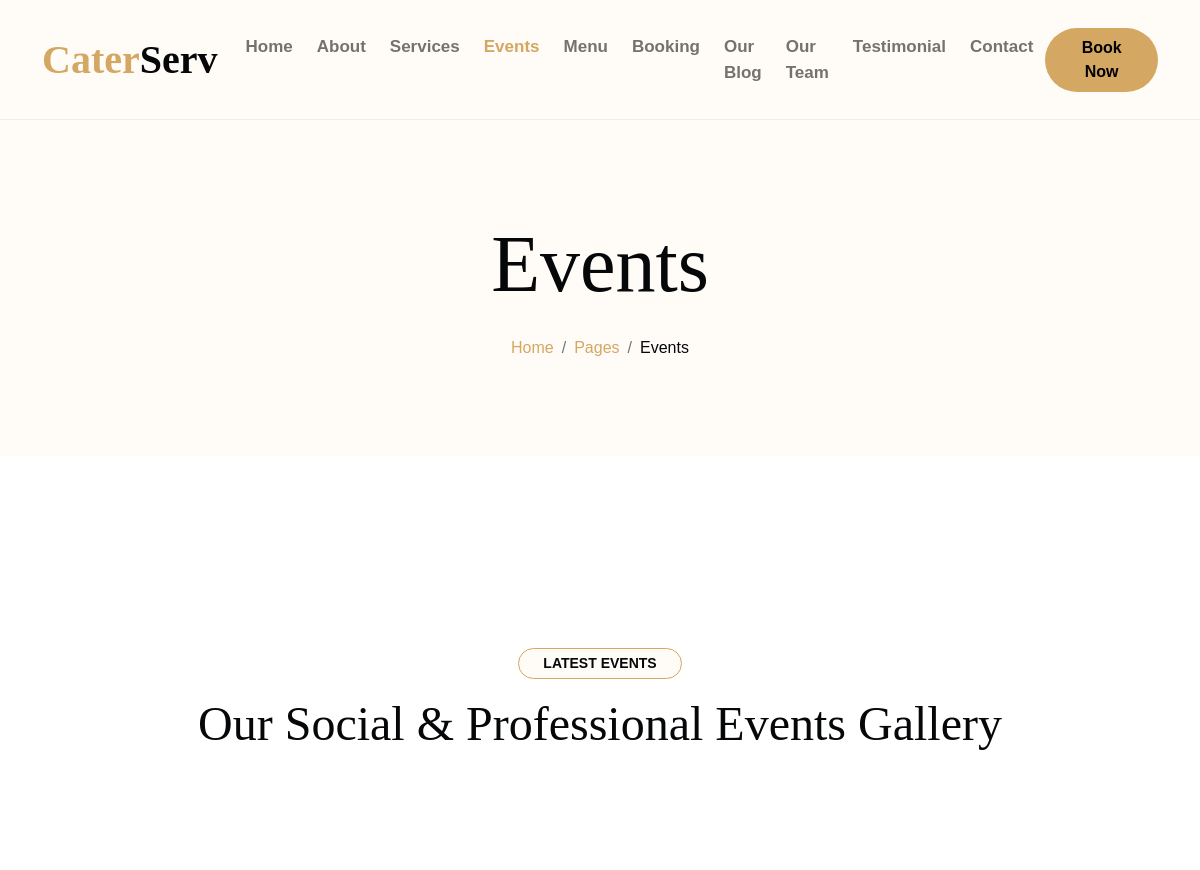
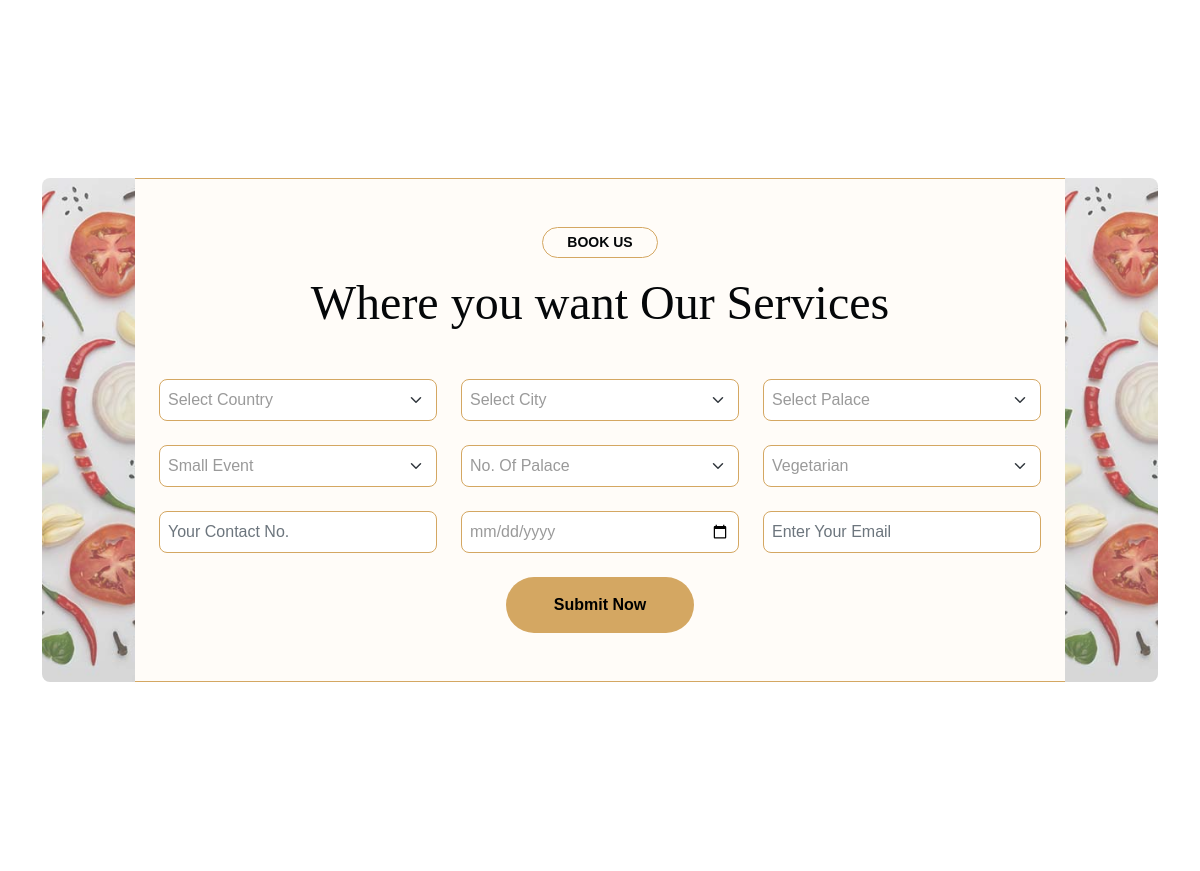
/event.php (upper part), run on an earlier commit of the app's database (2 pictures, top to bottom).
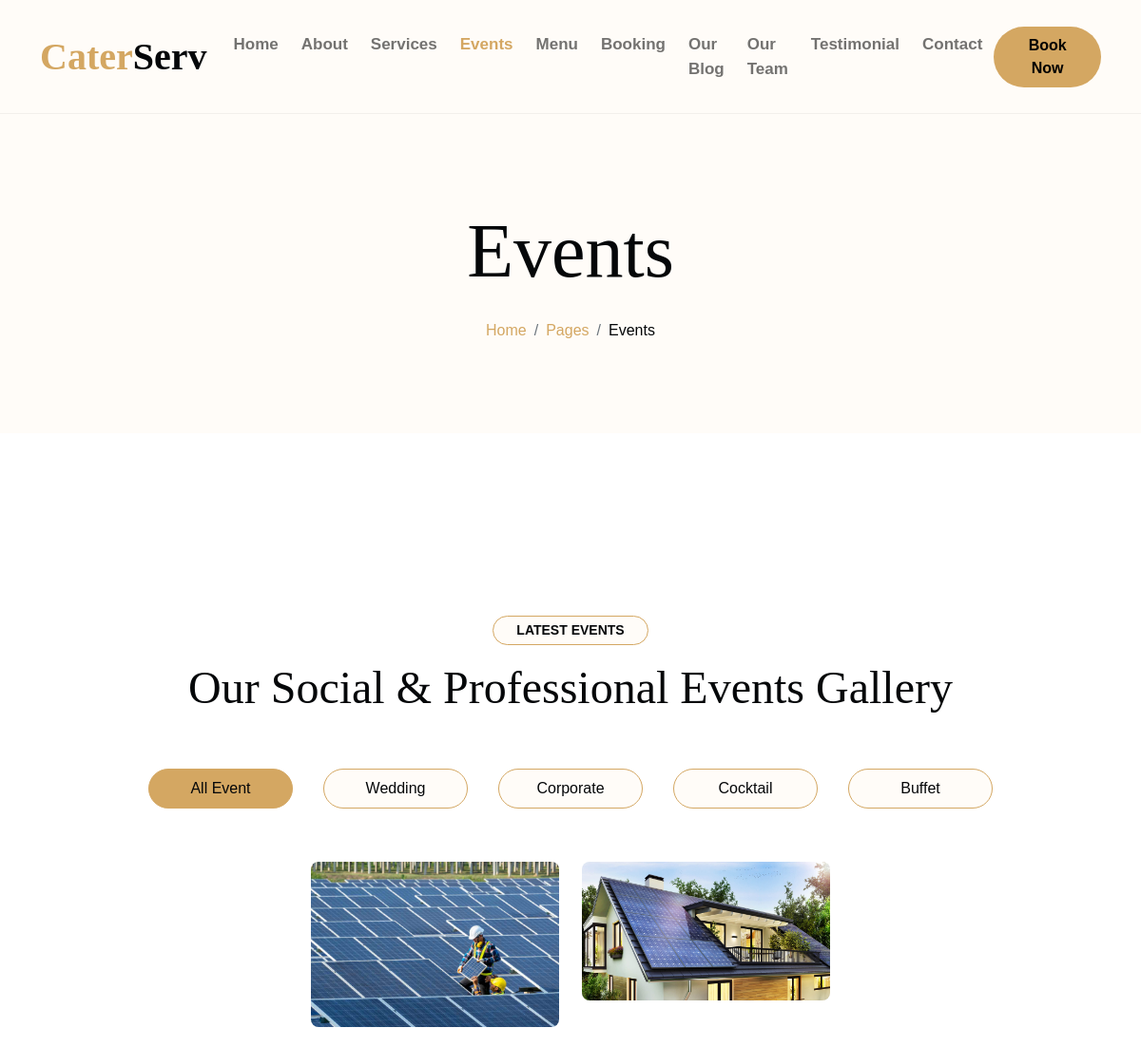
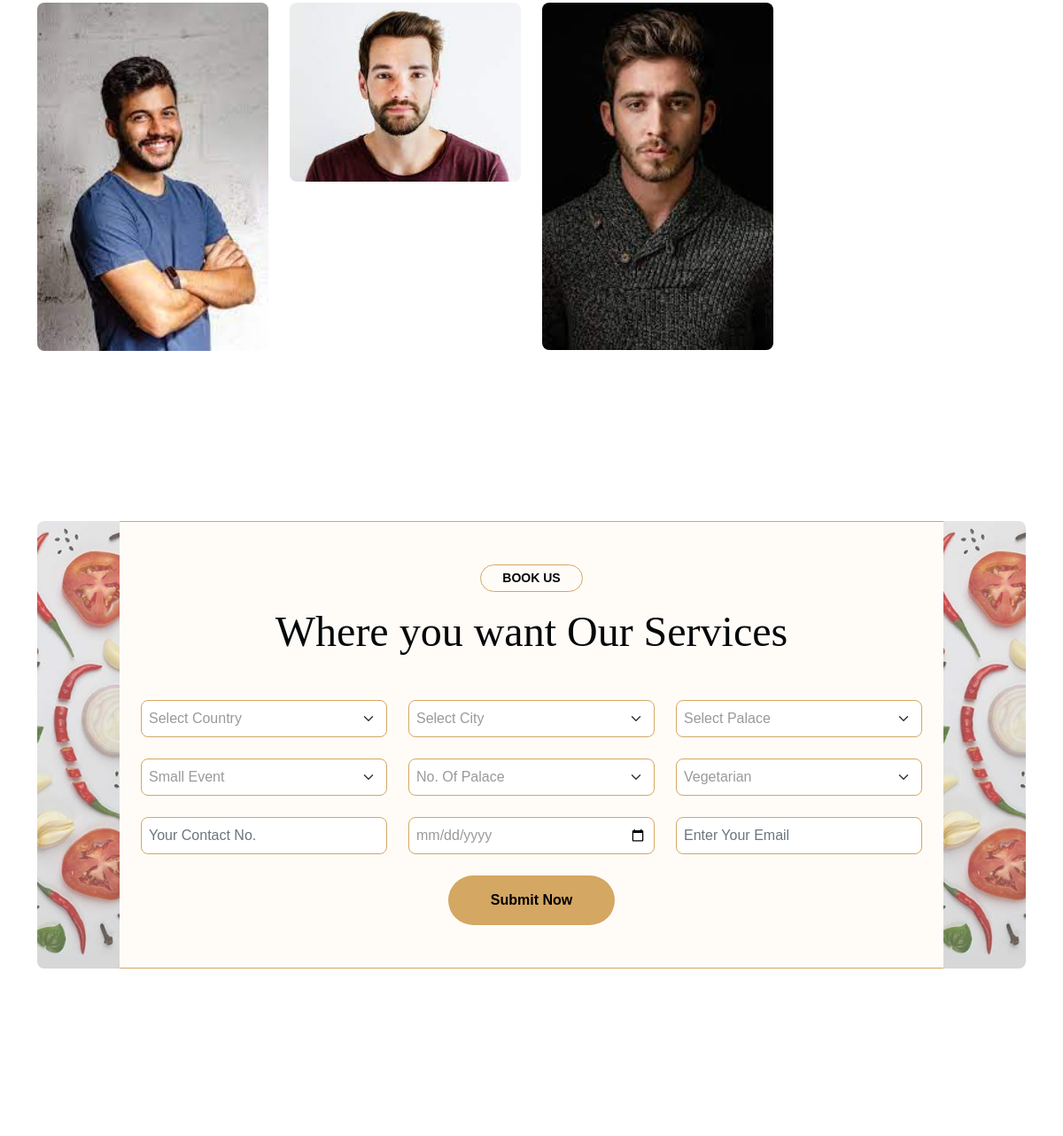
And on a later commit of the database (2 pictures, top to bottom).
### tables this page shows
CREATE TABLE `tbl_event_category` (
  `event_cate_id` int(11) NOT NULL,
  `event_cate_name` varchar(25) NOT NULL,
  `event_cate_slug` varchar(25) NOT NULL
);

CREATE TABLE `tbl_event` (
  `event_id` int(11) NOT NULL,
  `event_cate_id` int(11) NOT NULL,
  `event_image` varchar(55) NOT NULL
);

### functions/function.php (called while the page is built, shortened)
<?php
   function getHeader(){
      require_once('includes/header.php');
   }
   function getFooter(){
      require_once('includes/footer.php');
   }
   function getEvent(){
      require_once('includes/event.php');
   }
   function getBook(){
      require_once('includes/book.php');
   }

### class/Config.php (called while the page is built, shortened)
<?php
class Config{
   public function __construct()
   {
      $this->con = new mysqli('localhost','root','','cater_serv');
   }
}

### class/EventCategory.php (called while the page is built, shortened)
<?php
include_once('Config.php');
class EventCategory extends Config
{
   public function view()
   {
      $sql = "SELECT * FROM `tbl_event_category`";
      return mysqli_query($this->con, $sql);
   }
}

### class/Event.php (called while the page is built, shortened)
<?php
include_once('Config.php');
class Event extends Config
{
   public function view()
   {
      $sql = "SELECT * FROM `tbl_event` NATURAL JOIN `tbl_event_category` ";
      return mysqli_query($this->con, $sql);
   }
}

### includes/event.php (the view, shortened to what this page needs)
<?php
include_once('class/EventCategory.php');
include_once('class/Event.php');
$objEventCategory = new EventCategory();
$objEvent = new Event();
$queryEvent = $objEvent->view();
?>
<div class="container-fluid event py-6">
    <div class="container">
        <div class="text-center wow bounceInUp" data-wow-delay="0.1s">
            <small class="d-inline-block fw-bold text-dark text-uppercase bg-light border border-primary rounded-pill px-4 py-1 mb-3">Latest Events</small>
            <h1 class="display-5 mb-5">Our Social & Professional Events Gallery</h1>
        </div>
        <div class="tab-class text-center">
            <ul class="nav nav-pills d-inline-flex justify-content-center mb-5 wow bounceInUp" data-wow-delay="0.1s">
                <?php
                $c = 1;
                $query = $objEventCategory->view();
                while ($data = mysqli_fetch_assoc($query)) {
                    if ($c == 1) {
                        $c++; ?>
                        <li class="nav-item p-2">
                            <a class="d-flex mx-2 py-2 border border-primary bg-light rounded-pill active" data-bs-toggle="pill" href="#tab-1">
                                <span class="text-dark" style="width: 150px;"><?= $data['event_cate_name']; ?></span>
                            </a>
                        </li>
                    <?php
                    } else {
                    ?>
                        <li class="nav-item p-2">
                            <a class="d-flex mx-2 py-2 border border-primary bg-light rounded-pill" data-bs-toggle="pill" href="#tab-<?= $data['event_cate_slug']; ?>">
                                <span class="text-dark" style="width: 150px;"><?= $data['event_cate_name']; ?></span>
                            </a>
                        </li>
                <?php
                    }
                }
                ?>
            </ul>
            <div class="tab-content">
                <?php
                $t = 1;
                while ($dataEV = mysqli_fetch_assoc($queryEvent)) {
                    if ($t == 1) {
                        $t++; ?>
                        <div id="tab-1" class="tab-pane fade show p-0 active">
                            <div class="col-lg-12">
                                <div class="row g-4">
                                    <?php
                                    while ($dataEV = mysqli_fetch_assoc($queryEvent)) { ?>
                                        <div class="col-md-6 col-lg-3 wow bounceInUp" data-wow-delay="0.1s">
                                            <div class="event-img position-relative">
                                                <img class="img-fluid rounded w-100" src="dashboard/uploads/<?= $dataEV['event_image']; ?>" alt="">
                                            </div>
                                        </div>
                                    <?php } ?>
                                </div>
                            </div>
                        </div>
                <?php
                    }
                }
                ?>
            </div>
        </div>
    </div>
</div>

### includes/header.php (shortened to what this page needs)
<!DOCTYPE html>
<html lang="en">
<head>
   <link href="css/googleapis.swap.css" rel="stylesheet">
   <link rel="stylesheet" href="css/fontawesome.all.css" />
   <link href="css/bootstrap-icons.css" rel="stylesheet">
   <link href="lib/animate/animate.min.css" rel="stylesheet">
   <link href="lib/lightbox/css/lightbox.min.css" rel="stylesheet">
   <link href="lib/owlcarousel/owl.carousel.min.css" rel="stylesheet">
   <link href="css/bootstrap.min.css" rel="stylesheet">
   <link href="css/style.css" rel="stylesheet">
</head>
<body>
   <?php $activePage = basename($_SERVER['PHP_SELF'], ".php"); ?>
   <div class="container-fluid nav-bar">
      <div class="container">
         <nav class="navbar navbar-light navbar-expand-lg py-4">
            <a href="index.php" class="navbar-brand">
               <h1 class="text-primary fw-bold mb-0">Cater<span class="text-dark">Serv</span> </h1>
            </a>
            <div class="collapse navbar-collapse" id="navbarCollapse">
               <div class="navbar-nav mx-auto">
                  <a href="index.php" class="nav-item nav-link <?= ($activePage == 'index') ? 'active' : ''; ?>">Home</a>
                  <a href="about.php" class="nav-item nav-link <?= ($activePage == 'about') ? 'active' : ''; ?>">About</a>
                  <a href="service.php" class="nav-item nav-link <?= ($activePage == 'service') ? 'active' : ''; ?>">Services</a>
                  <a href="event.php" class="nav-item nav-link <?= ($activePage == 'event') ? 'active' : ''; ?>">Events</a>
                  <a href="menu.php" class="nav-item nav-link <?= ($activePage == 'menu') ? 'active' : ''; ?>">Menu</a>
                  <a href="book.php" class="nav-item nav-link <?= ($activePage == 'book') ? 'active' : ''; ?>">Booking</a>
                  <a href="blog.php" class="nav-item nav-link <?= ($activePage == 'blog') ? 'active' : ''; ?>">Our Blog</a>
                  <a href="team.php" class="nav-item nav-link <?= ($activePage == 'team') ? 'active' : ''; ?>">Our Team</a>
                  <a href="testimonial.php" class="nav-item nav-link <?= ($activePage == 'testimonial') ? 'active' : ''; ?>">Testimonial</a>
                  <a href="contact.php" class="nav-item nav-link <?= ($activePage == 'contact') ? 'active' : ''; ?>">Contact</a>
               </div>
               <a href="" class="btn btn-primary py-2 px-4 d-none d-xl-inline-block rounded-pill">Book Now</a>
            </div>
         </nav>
      </div>
   </div>

### event.php
<?php
require_once('functions/function.php');
getHeader();
?>
<div class="container-fluid bg-light py-6 my-6 mt-0">
    <div class="container text-center animated bounceInDown">
        <h1 class="display-1 mb-4">Events</h1>
        <ol class="breadcrumb justify-content-center mb-0 animated bounceInDown">
            <li class="breadcrumb-item"><a href="#">Home</a></li>
            <li class="breadcrumb-item"><a href="#">Pages</a></li>
            <li class="breadcrumb-item text-dark" aria-current="page">Events</li>
        </ol>
    </div>
</div>
<?php
getEvent();
getBook();
getFooter();
?>

### includes/book.php (shortened to what this page needs)
<div class="container-fluid contact py-6 wow bounceInUp" data-wow-delay="0.1s">
            <div class="container">
                <div class="row g-0">
                    <div class="col-1">
                        <img src="img/background-site.jpg" class="img-fluid h-100 w-100 rounded-start" style="object-fit: cover; opacity: 0.7;" alt="">
                    </div>
                    <div class="col-10">
                        <div class="border-bottom border-top border-primary bg-light py-5 px-4">
                            <div class="text-center">
                                <small class="d-inline-block fw-bold text-dark text-uppercase bg-light border border-primary rounded-pill px-4 py-1 mb-3">Book Us</small>
                                <h1 class="display-5 mb-5">Where you want Our Services</h1>
                            </div>
                            <div class="row g-4 form">
                                <div class="col-lg-4 col-md-6">
                                    <select class="form-select border-primary p-2" aria-label="Default select example">
                                        <option selected>Select Country</option>
                                    </select>
                                </div>
                                <div class="col-lg-4 col-md-6">
                                    <select class="form-select border-primary p-2" aria-label="Default select example">
                                        <option selected>Select City</option>
                                    </select>
                                </div>
                                <div class="col-lg-4 col-md-6">
                                    <select class="form-select border-primary p-2" aria-label="Default select example">
                                        <option selected>Select Palace</option>
                                    </select>
                                </div>
                                <div class="col-lg-4 col-md-6">
                                    <select class="form-select border-primary p-2" aria-label="Default select example">
                                        <option selected>Small Event</option>
                                    </select>
                                </div>
                                <div class="col-lg-4 col-md-6">
                                    <select class="form-select border-primary p-2" aria-label="Default select example">
                                        <option selected>No. Of Palace</option>
                                    </select>
                                </div>
                                <div class="col-lg-4 col-md-6">
                                    <select class="form-select border-primary p-2" aria-label="Default select example">
                                        <option selected>Vegetarian</option>
                                    </select>
                                </div>
                                <div class="col-lg-4 col-md-6">
                                    <input type="mobile" class="form-control border-primary p-2" placeholder="Your Contact No.">
                                </div>
                                <div class="col-lg-4 col-md-6">
                                    <input type="date" class="form-control border-primary p-2" placeholder="Select Date">
                                </div>
                                <div class="col-lg-4 col-md-6">
                                    <input type="email" class="form-control border-primary p-2" placeholder="Enter Your Email">
                                </div>
                                <div class="col-12 text-center">
                                    <button type="submit" class="btn btn-primary px-5 py-3 rounded-pill">Submit Now</button>
                                </div>
                            </div>
                        </div>
                    </div>
                    <div class="col-1">
                        <img src="img/background-site.jpg" class="img-fluid h-100 w-100 rounded-end" style="object-fit: cover; opacity: 0.7;" alt="">
                    </div>
                </div>
            </div>
        </div>

### includes/footer.php (shortened to what this page needs)
</body>
</html>

### css/style.css (style rules this page uses)
h1, h2, h3, .h1, .h2, .h3 { font-weight: 400 !important; font-family: 'Playball', cursive !important; }
.my-6 { margin-top: 6rem; margin-bottom: 6rem; }
.py-6 { padding-top: 6rem; padding-bottom: 6rem; }
.wow, .animated { animation-duration: 2s !important; }
.btn.btn-primary { border: 0; }
.btn { font-weight: 600; transition: .5s; }
.nav-bar { background: var(--bs-light); border-bottom: 1px solid rgba(0, 0, 0, .05); }
.navbar .navbar-nav .nav-link { padding: 10px 12px; font-weight: 600; font-size: 17px; transition: .5s; }
.navbar .navbar-nav .nav-link:hover, .navbar .navbar-nav .nav-link.active { color: var(--bs-primary); }
.event .tab-class .nav-item a.active { background: var(--bs-primary) !important; }

What changed in the data, as far as the page shows it:
added tbl_event_category: event_cate_name "All Event"
added tbl_event_category: event_cate_name "Wedding"
added tbl_event_category: event_cate_name "Corporate"
added tbl_event_category: event_cate_name "Cocktail"
added tbl_event_category: event_cate_name "Buffet"
added tbl_event: event_image (picture)
added tbl_event: event_image (picture)
added tbl_event: event_image (picture)
added tbl_event: event_image (picture)
added tbl_event: event_image (picture)
